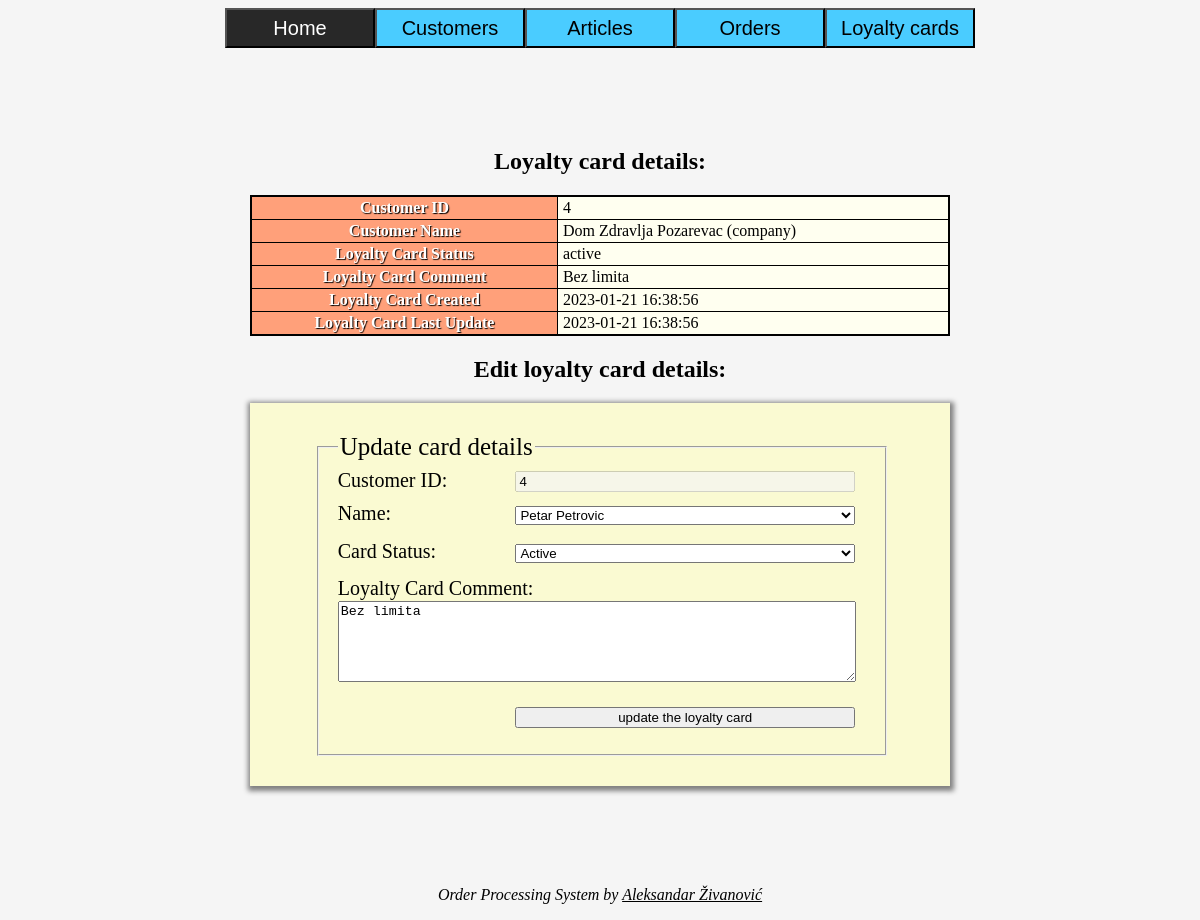
Screenshot of /editloyaltycard.php?editid=19 with the database file from the repository.
### tables this page shows
CREATE TABLE `loyalty_card` (
  `id` int(11) NOT NULL,
  `lccid` int(10) NOT NULL,
  `lcstatus` varchar(8) NOT NULL DEFAULT 'active',
  `lccomment` text DEFAULT NULL,
  `lccreated` timestamp NOT NULL DEFAULT current_timestamp(),
  `lcupdated` timestamp NOT NULL DEFAULT current_timestamp() ON UPDATE current_timestamp()
);

CREATE TABLE `customers` (
  `id` int(11) NOT NULL,
  `cname` varchar(255) NOT NULL,
  `cstatus` varchar(8) NOT NULL DEFAULT 'active',
  `ctype` varchar(10) NOT NULL DEFAULT 'person',
  `ccomment` text DEFAULT NULL,
  `cupdated` timestamp NOT NULL DEFAULT current_timestamp() ON UPDATE current_timestamp(),
  `ccreated` timestamp NOT NULL DEFAULT current_timestamp()
);

### classes/database.php (called while the page is built, shortened)
<?php
class Database
{
    private object $dbh;
    public function __construct(
        private string $host = DB_HOST,
        private string $dbName = DB_NAME,
        private string $user = DB_USER,
        private string $password = DB_PASSWORD,
    )
    {
        $options = [
            PDO::ATTR_PERSISTENT => true,
            PDO::ATTR_ERRMODE => PDO::ERRMODE_EXCEPTION,
        ];
        try {
            $this->dbh = new PDO("mysql:host=$host;dbname=$dbName", $user, $password, $options);
        } catch(Exception $exception) {
            errorLog("Connection error: " . $exception->getMessage());
        }
    }
    public function getDbh(): object
    {
        return $this->dbh;
    }
}

### classes/loyaltycard.php (called while the page is built, shortened)
<?php
require_once 'database.php';
class LoyaltyCard extends Database
{
    public function getCardById(int $customerId): array|false
    {
        $statement = "SELECT * FROM loyalty_card WHERE lccid = $customerId";
        $sql = $this->getDbh()->prepare($statement);
        $sql->execute();
        return $sql->fetch(PDO::FETCH_ASSOC);
    }
    public function getCustomerByCardId(int $id): array|false
    {
        $statement = "SELECT * FROM customers c LEFT JOIN loyalty_card lc ON c.id = lc.lccid WHERE lc.id = $id";
        $sql = $this->getDbh()->prepare($statement);
        $sql->execute();
        return $sql->fetch(PDO::FETCH_ASSOC);
    }
    public function getAllCustomersWithCards(): array
    {
        $statement = "SELECT lccid FROM loyalty_card";
        $sql = $this->getDbh()->prepare($statement);
        $sql->execute();
        $ids = [];
        while($result = $sql->fetch(PDO::FETCH_COLUMN)) {
            $ids[] = $result;
        }
        return $ids;
    }
}

### classes/customer.php (called while the page is built, shortened)
<?php
require_once 'database.php';
class Customer extends database
{
    public function getPagination(): Pagination
    {
        require_once 'pagination.php';
        return new Pagination();
    }
    public function getCustomers($value)
    {
        $columnName = $this->columnName($value);
        $selectAll = "SELECT * FROM customers";
        $orderByIdDesc = " ORDER BY id DESC";
        if($value != "haslc" && $value != "nolc") {
            if($value === "data" || $value === "allasc") {
                $statement = $selectAll;
            } else {
                $value === "allDesc" ? $statement = $selectAll . $orderByIdDesc : $statement = $selectAll . " WHERE {$columnName} = '{$value}'";
            }
        } elseif($value === "haslc") {
            $statement = $selectAll . " c INNER JOIN loyalty_card lc ON c.id = lc.lccid";
        } else {
            $statement = $selectAll . " c LEFT JOIN loyalty_card lc ON c.id = lc.lccid WHERE lc.id IS NULL";
        }
        $currentPageNumber = isset($_GET['page']) && !isset($_POST['chosen_list']) ? filter_input(INPUT_GET, 'page', FILTER_SANITIZE_NUMBER_INT) : 1;
        if(!isset($_POST['per_page']) && !isset($_GET['page'])) {
            $perPage = 10;
            $statement .= $this->getPagination()->rowsPerPage($perPage, $currentPageNumber);
        }
        $query = $this->getDbh()->prepare($statement);
        $query->execute();
        if($value === "data") {
            $allCustomers = [];
            while($result = $query->fetch(PDO::FETCH_ASSOC)) {
                $allCustomers[] = $result;
            }
            return $allCustomers;
        }
    }
}

### classes/pagination.php (called while the page is built, shortened)
<?php
require_once 'database.php';
class Pagination extends Database
{
    public function rowsPerPage(int|string $limit, int $currentPageNumber): string
    {
        if($limit != "all") {
            $statement = " LIMIT {$limit}";
            return $statement;
        } else {
            return "";
        }
    }
}

### editloyaltycard.php (the view, shortened to what this page needs)
<?php
!isset($_GET['editid']) || !is_numeric($_GET['editid']) || intval($_GET['editid']) < 1 ?
    die(header("location:loyalty-cards.php")) : $theLoyaltyCardId = filter_input(INPUT_GET, 'editid', FILTER_SANITIZE_NUMBER_INT);
require_once "classes/customer.php";
require_once "classes/loyaltycard.php";
require_once "includes/templates/header.php";
$loyaltyCard = new LoyaltyCard();
$theCardDetails = $loyaltyCard->getCardById($theLoyaltyCardId);
$theCustomerDetails = $loyaltyCard->getCustomerByCardId($theLoyaltyCardId);
$customer = new Customer();
$allCustomers = $customer->getCustomers('data');
?>
    <main class="form-main">
        <h2 class="textcentered">Loyalty card details:</h2>
        <table id="existing-details-table">
            <tr>
                <th>Customer ID</th>
                <td><?= $theCustomerDetails['lccid']; ?></td>
            </tr>
            <tr>
                <th>Customer Name</th>
                <td><?= "{$theCustomerDetails['cname']} ({$theCustomerDetails['ctype']})"; ?></td>
            </tr>
            <tr>
                <th>Loyalty Card Status</th>
                <td><?= "{$theCardDetails['lcstatus']}"; ?></td>
            </tr>
            <tr>
                <th>Loyalty Card Comment</th>
                <td><?php echo $theCardDetails['lccomment'] ? "{$theCardDetails['lccomment']}" : ""; ?></td>
            </tr>
            <tr>
                <th>Loyalty Card Created</th>
                <td><?= $theCardDetails['lccreated']; ?></td>
            </tr>
            <tr>
                <th>Loyalty Card Last Update</th>
                <td><?= $theCardDetails['lcupdated']; ?></td>
            </tr>
        </table>
        <h2 class="textcentered">Edit loyalty card details:</h2>
        <div class="form-wrapper">
            <form action="includes/updateloyaltycard.php" method="POST">
                <fieldset>
                    <legend>Update card details</legend>
                    <div class="input-item">
                        <label for="oldCustomerId">Customer ID:</label>
                        <input type="text" id="displayCustomerId" value="<?= $theCustomerDetails['lccid']; ?>" disabled>
                    </div>
                    <div class="input-item">
                        <label for="customerId">Name:</label>
                        <select id="customerId" name="customerId" onchange="updateCustomerId()">
                            <?php
                            foreach($allCustomers as $singleCustomer):
                                if($singleCustomer['id'] === $theCardDetails['lccid']):
                                    ?>
                                    <option class="customer" value="<?= $theCustomerDetails['lccid']; ?>" selected><?= $theCustomerDetails['cname']; ?></option>
                                <?php
                                else:
                                    if(!in_array($singleCustomer['id'], $loyaltyCard->getAllCustomersWithCards())):
                                        ?>
                                        <option class="customer" value="<?= $singleCustomer['id']; ?>"><?= $singleCustomer['cname']; ?></option>
                                    <?php
                                    endif;
                                endif;
                            endforeach;
                            ?>
                        </select>
                    </div>
                    <div class="input-item">
                        <label for="cardStatus">Card Status:</label>
                        <select name="cardStatus" id="cardStatus">
                            <?php
                            $allStatuses = $loyaltyCard->allowedStatuses;
                            foreach($allStatuses as $singleStatus) {
                                if($theCardDetails['lcstatus'] == $singleStatus) {
                                    echo "<option value='{$singleStatus}' selected>" . ucfirst($singleStatus) . "</option>";
                                } else {
                                    echo "<option value='{$singleStatus}'>" . ucfirst($singleStatus) . "</option>";
                                }
                            }
                            ?>
                        </select>
                        <br>
                    </div>
                    <label id="cardComment">Loyalty Card Comment:</label>
                    <textarea name="lcComment" class="comment"
                              rows="5"><?php echo !empty($theCardDetails['lccomment']) ? $theCardDetails['lccomment'] : ""; ?></textarea>
                    <div class="input-item">
                        <input type="submit" name="update_loyalty_card" value="update the loyalty card">
                    </div>
                </fieldset>
            </form>
        </div>
    </main>
<?php include_once("includes/templates/footer.php"); ?>

### style.css (style rules this page uses)
* { box-sizing: border-box; color: black; }
body { background-color: whitesmoke; }
#existing-details-table { width: 100%; border: 2px solid black; border-collapse: collapse; }
#existing-details-table td, #existing-details-table th { border: 1px solid black; padding: 2px 5px; }
#existing-details-table th { color: white; text-shadow: black 1px 1px 1px; background-color: lightsalmon; }
#existing-details-table tr { background-color: ivory; }
.form-main { margin: 100px auto; width: 700px; }
.form-main fieldset { position: relative; min-width: 100%; }
.form-main input, .form-main select { position: absolute; right: 30px; }
fieldset input, fieldset select { width: 60%; max-width: 60%; }
#comment, .comment { width: calc(100% - 10px); resize: vertical; margin-bottom: 40px; }
.form-wrapper { font-size: 25px; padding: 30px 65px; box-shadow: 1px 2px 5px 3px grey; }
.form-wrapper, .form-wrapper p, .form-wrapper a { background-color: lightgoldenrodyellow; }
.form-wrapper label { font-size: 20px; font-weight: normal; }
.input-item { display: flex; align-items: flex-end; margin-bottom: 10px; }
.textcentered { text-align: center; }

### rows the page displays
loyalty_card: lccid "4", lccid.cname "Dom Zdravlja Pozarevac", lccid.ctype "company"
loyalty_card: lcstatus "active", lccomment "Bez limita", lccreated "2023-01-21 16:38:56", lcupdated "2023-01-21 16:38:56", cardStatus "Active", lcComment "Bez limita"

### other values shown
$buttonTitle "Customers"
$buttonTitle "Articles"
$buttonTitle "Orders"
$buttonTitle "Loyalty cards"
form field customerId "Petar Petrovic"
